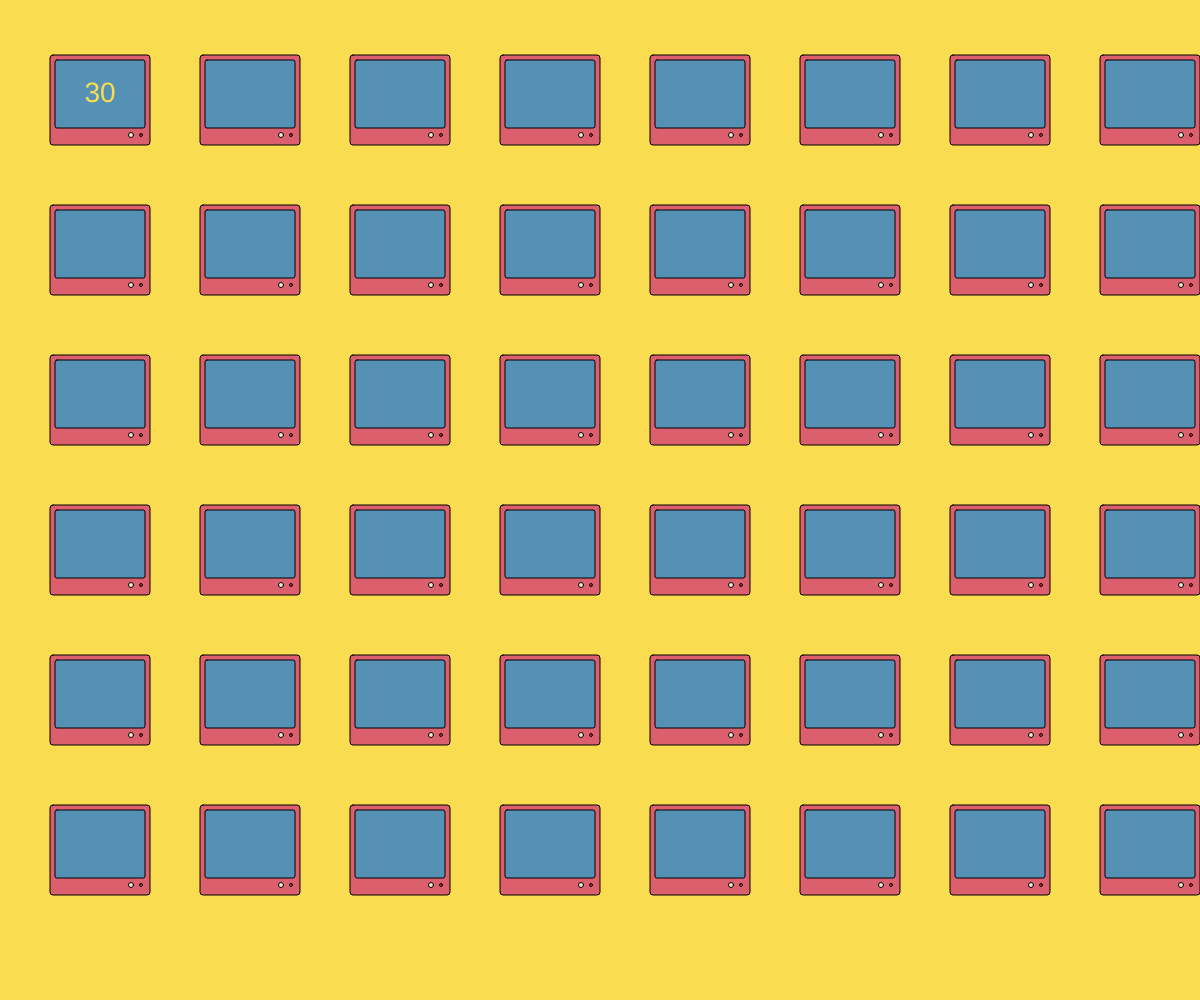
Frame 1 (no input)
Frame 60 (no input): identical to frame 1, image omitted
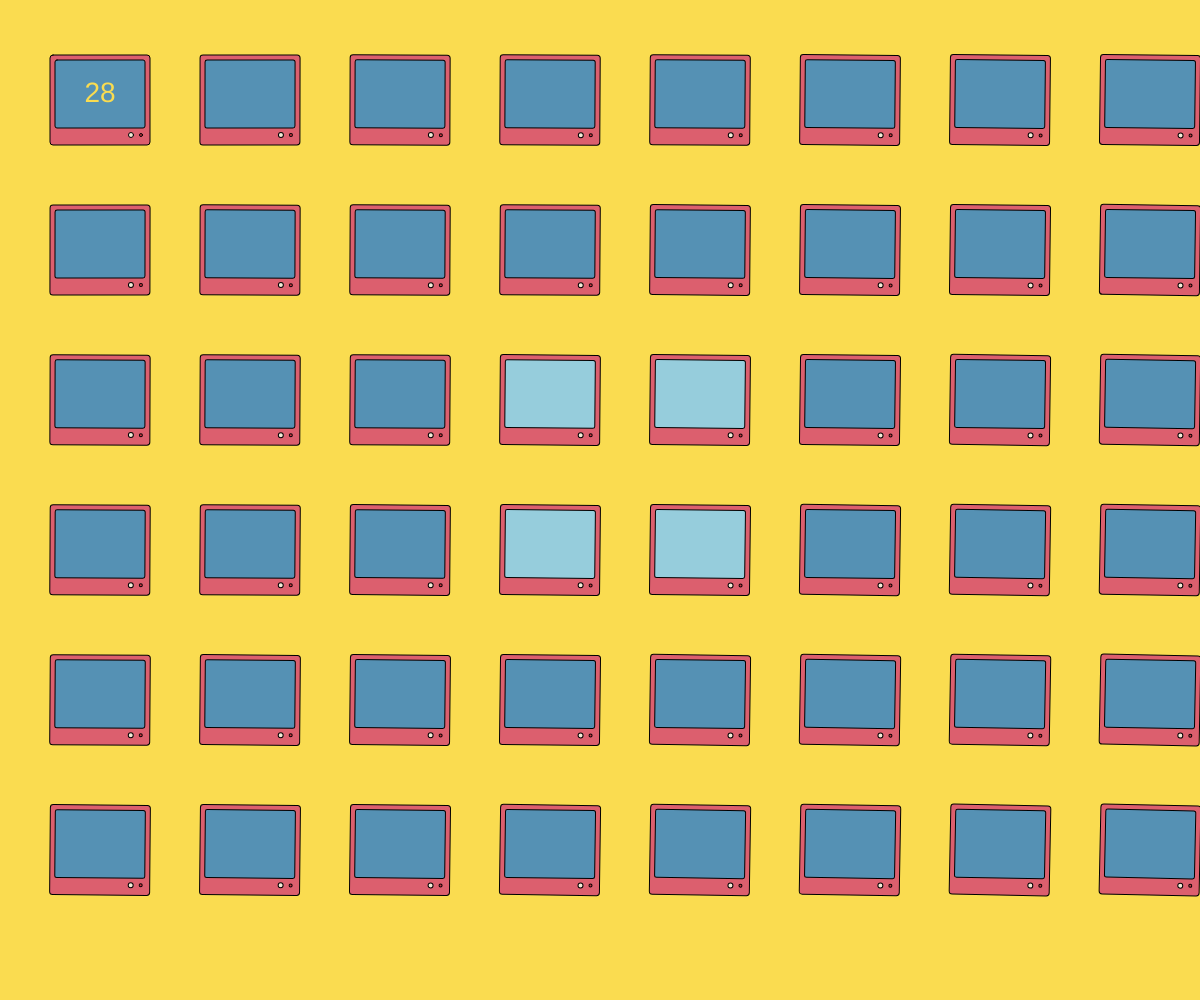
Frame 120 (the mouse pressed at the canvas centre since frame 60)

The p5.js sketch that drew these frames (run headless with seeded random() and noise() and a simulated clock; from frame 60 on, the mouse is pressed at the canvas centre):

// p5.js sketch
// ── sketch.js
let clickX = 0;//Variable to store the X coordinate of the mouse click
let clickY = 0;//Variable to store the Y coordinate of the mouse click
let clicked = false;//Flag to track if the mouse has been clicked

function setup() {
  createCanvas(windowWidth, windowHeight);//Create a canvas that fills the window
  angleMode(DEGREES);//Set angle mode to degrees
  noFill();//No fill for shapes
}

function draw() {
  background(250, 220, 80);

  rectMode(CENTER);//Set rectangle mode to center

  // timer
  let seconds = floor(millis() / 1000);//Get the number of seconds since the program started
  let cycleTime = seconds % 60;//Get the current time in a 60-second cycle

  let timeLeft;//Variable to store the time left in the current cycle
  let rotationTime;//Variable to store the rotation time for the TVs

  if (cycleTime <= 30) {//If the current cycle time is less than or equal to 30 seconds
    timeLeft = 30 - cycleTime;//Set time left based on the current cycle time
    rotationTime = cycleTime;//Set time left and rotation time based on the current cycle time
  } else {//If the current cycle time is greater than 30 seconds
    timeLeft = cycleTime - 30;//Set time left based on the current cycle time
    rotationTime = 60 - cycleTime;//Set rotation time based on the current cycle time
  }

  // repeat TVs
  for (let x = 100; x < width; x += 150) {//Loop through the X positions to draw TVs across the width of the canvas

    for (let y = 100; y < height; y += 150) {//Loop through the Y positions to draw TVs down the height of the canvas

      // rotation
      let angle = ((x - 100) + (y - 100)) / 100;//Calculate the base rotation angle based on the position of the TV
      angle = angle * (rotationTime / 30);//Calculate the rotation angle based on the position of the TV and the rotation time

      // distance from mouse click
      let distance = dist(x, y, clickX, clickY);//Calculate the distance from the current TV position to the mouse click position

      push();

      translate(x, y);//Translate to the position of the current TV
      rotate(angle);//Rotate the TV based on the calculated angle

      // TV body
      fill(220, 95, 110);
      rect(0, 0, 100, 90, 3);//Draw the body of the TV with a rectangle

      // TV screen
      if (clicked == true && distance < 170) {//If the mouse has been clicked and the distance from the TV is less than 170 pixels
        fill(150, 205, 220);//Set the fill color for the TV screen to a different color when clicked and within range
      } else {
        fill(85, 145, 180);//Set the fill color for the TV screen to the default color
      }

      rect(0, -6, 90, 68, 2);//Draw the screen of the TV with a rectangle

      // timer on the first TV
      if (x == 100 && y == 100) {//If the current TV is the first one in the grid
        fill(250, 220, 80);
        textAlign(CENTER, CENTER);//Set text alignment to center
        textSize(28);//Set text size for the timer
        text(timeLeft, 0, -6);//Display the time left in the current cycle on the first TV
      }

      // button
      fill(245, 235, 215);
      ellipse(31, 35, 5);//Draw the button on the TV with an ellipse

      // red light
      fill(210, 55, 65);
      ellipse(41, 35, 3);//Draw the red light on the TV with an ellipse

      pop();
    }
  }
}

function mousePressed() {
  clickX = mouseX;
  clickY = mouseY;
  clicked = true;//Set the clicked flag to true when the mouse is pressed
}
